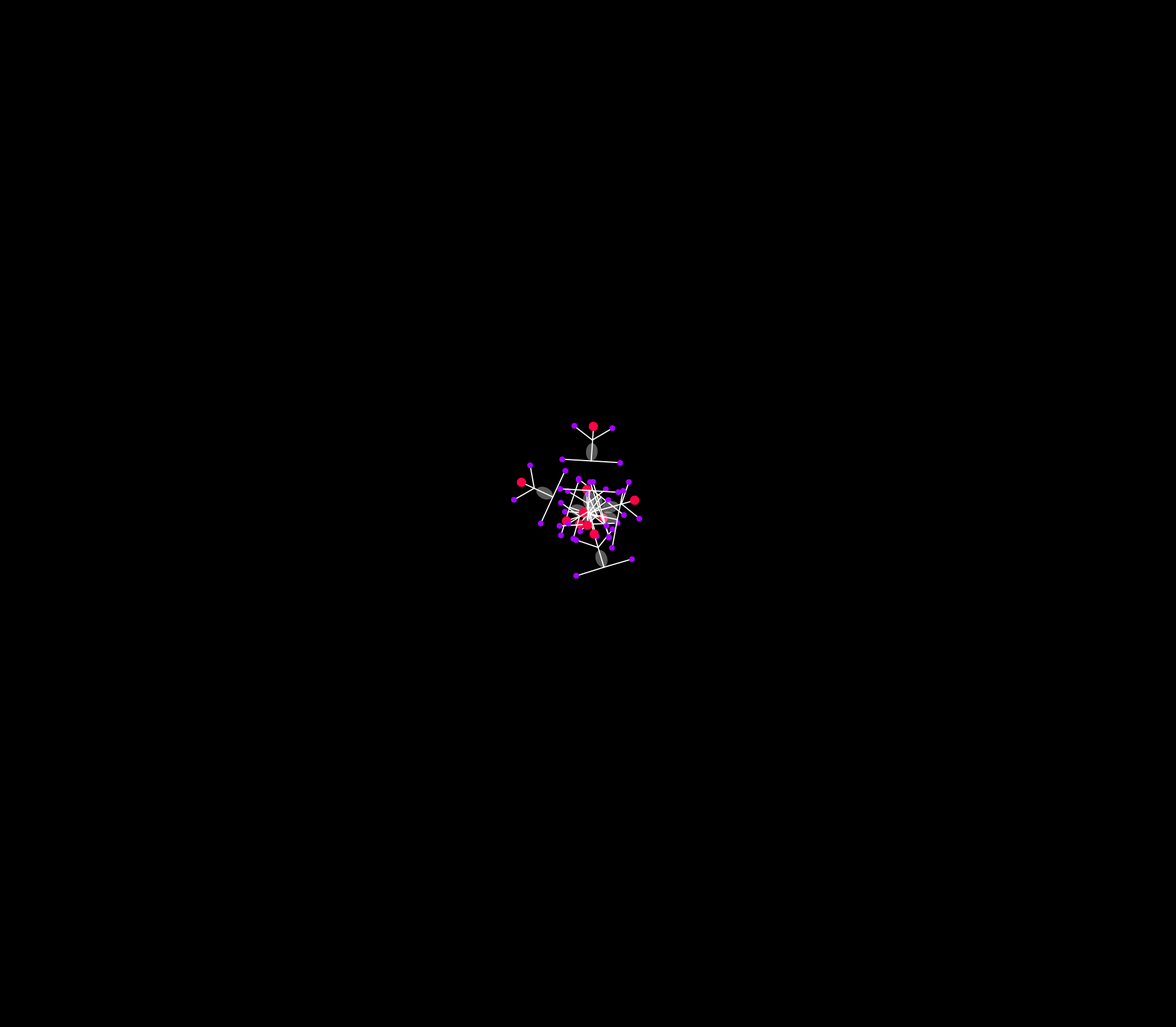
Frame 1 (no input)
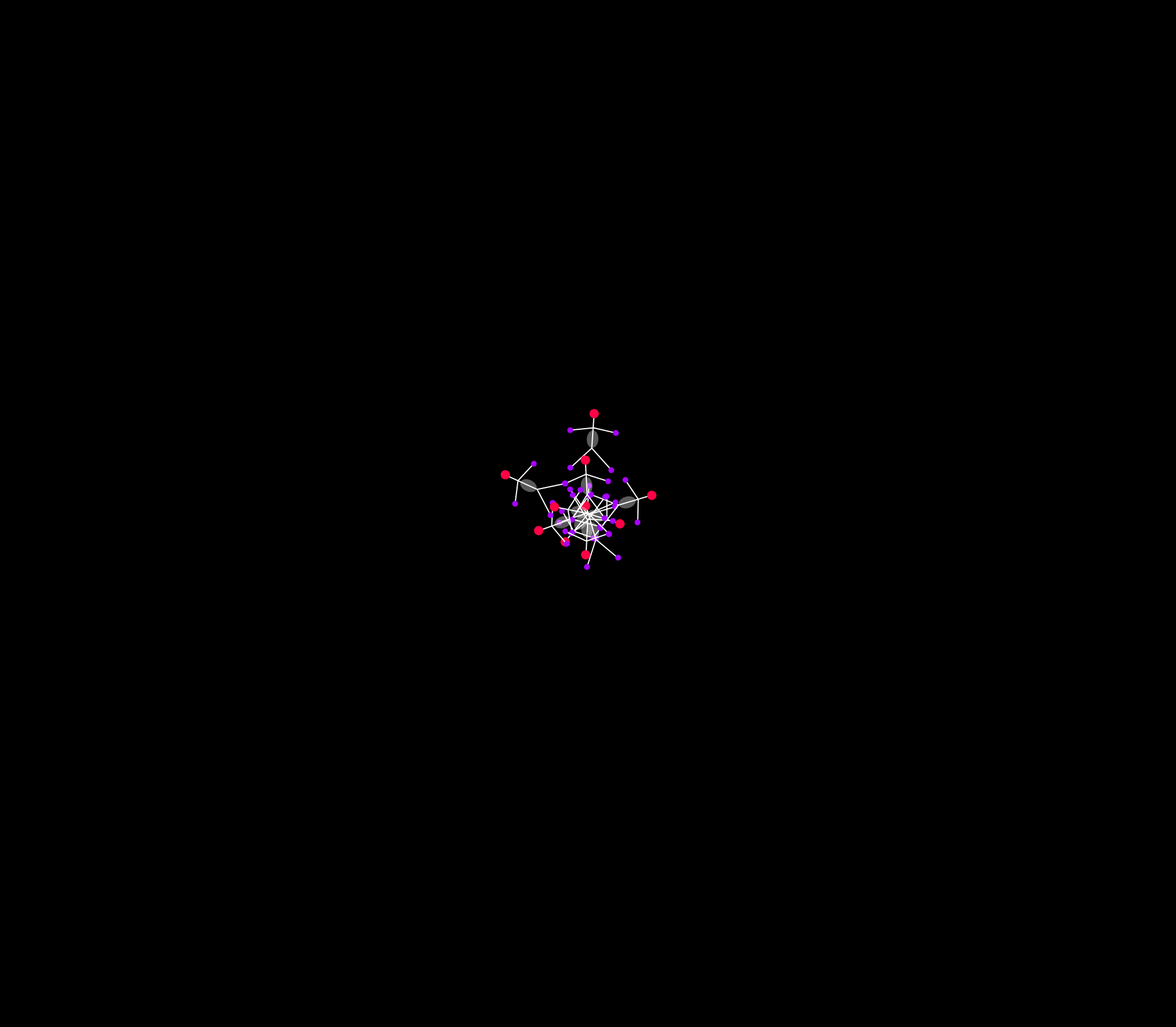
Frame 60 (the mouse pressed at the canvas centre just before this capture)
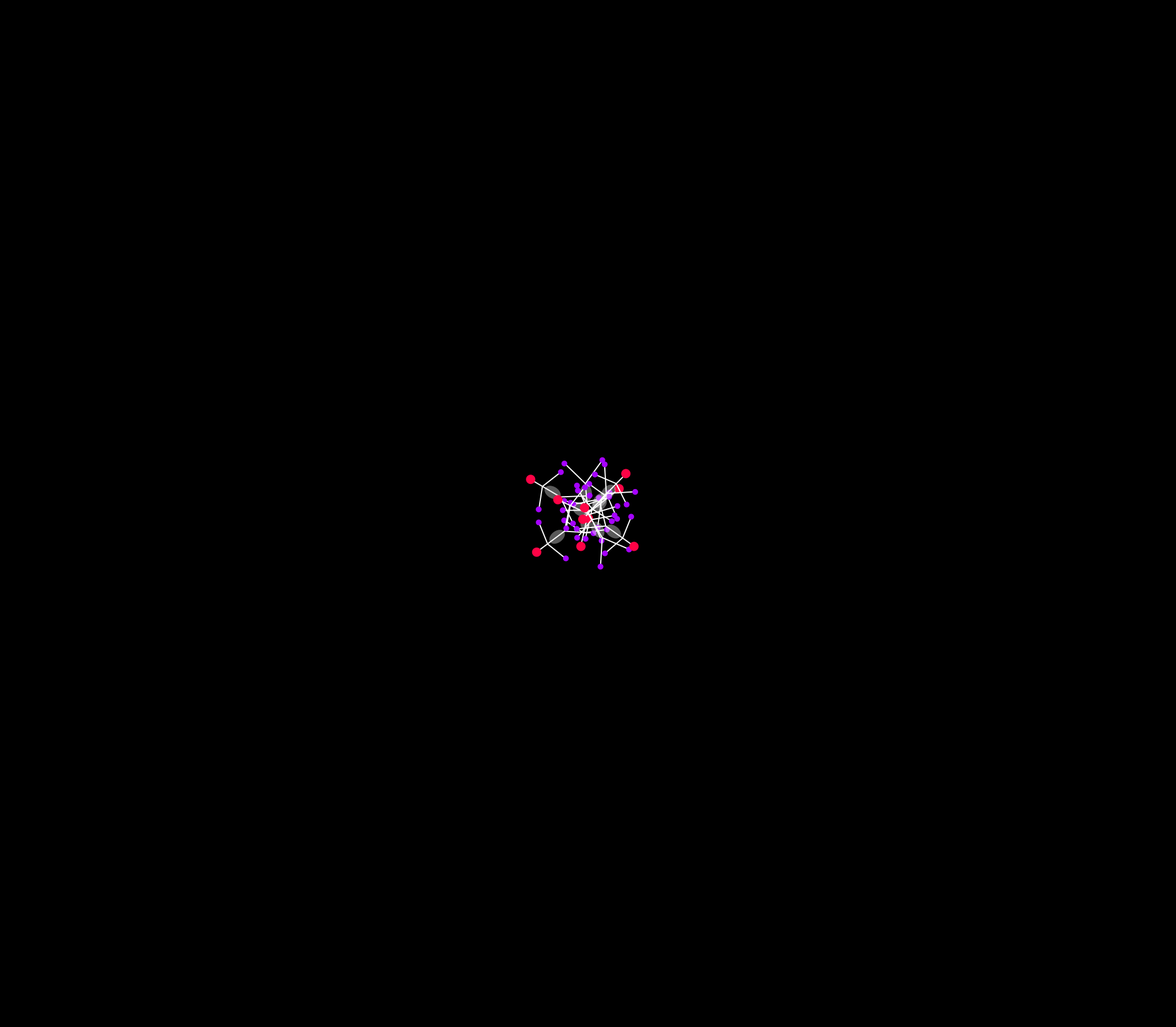
Frame 120 (the mouse held since frame 60 and released just before this capture)

The Processing sketch that drew these frames (run headless with seeded random() and noise(); from frame 60 on, the mouse is pressed at the canvas centre):

// Processing sketch: processing_158451
// ── processing_158451.pde

ArrayList<Insect> poop = new ArrayList();
void setup() {
  size(2024, 1768);
  addInsect();
}
 
void draw() {
  background(0);
  translate(width>>1, height>>1);
  scale(2);
  for (Insect I : poop) {
    I.show();
    I.move();
  }
}
 
class Insect {
  float theta=0f, x, y, l=300f, angle, dx;
  boolean forward=false;
  int xl=30, yl=25, speed;
  Insect() {
    speed=int(random(4, 10));
    angle = random(-PI, PI);
    dx=random(-50, 50);
    y=0;
  }
 
  void show() {
    pushMatrix();
    rotate(angle);
    translate(x+dx, y);
    //stroke(255, 0, 0);
    //line(0, 0, -yl*sin(radians(theta)), 0);
    //------LEFT LEG-----------
    pushMatrix();
    rotate(radians(theta));
    stroke(-1);
    line(0, 0, 0, yl);
    noStroke();
    fill(#A603FF);
    ellipse(0, yl, 5, 5);
    popMatrix();
    //-------RIGHT LEG------------
    pushMatrix();
    rotate(PI-radians(theta));
    stroke(-1);
    line(0, 0, 0, yl);
    fill(#A603FF);
    noStroke();
    ellipse(0, yl, 5, 5);
    popMatrix();
    
        pushMatrix();
       translate(18, 0);
      //------LEFT ARM-----------
   pushMatrix();
    rotate(radians(theta-35));
    stroke(-1);
    line(0, 0, 0, yl*.8f);
    noStroke();
    fill(#A603FF);
    ellipse(0, yl*.8f, 5, 5);
    popMatrix();
    //-------RIGHT ARM------------
    pushMatrix();
    rotate(PI-radians(theta-35));
    stroke(-1);
    line(0, 0, 0, yl*.8f);
    fill(#A603FF);
    noStroke();
    ellipse(0, yl*.8f, 5, 5);
    popMatrix();
    popMatrix();
    

    
    
    //-------TUMMY-----------
    stroke(-1);
    line(0, 0, xl, 0);
    noStroke();
    fill(#FF0346);
    ellipse(xl, 0, 8, 8);
    fill(-1, 90);
    ellipse(8, 0, 15, 10);
    //--------------------
    popMatrix();
  }
 
  void move() {
    l=yl*sin(radians(3));
    if (!forward) {
      x+=l;
      theta+=speed;
    } else {
      theta-=1;
            x-=l*.1f;

      if (theta<0)forward=false;
    }
    if (theta>90) {
      forward=true;
    }
  }
}
 
void mousePressed() {
  poop.clear();
  addInsect();
}
 
void addInsect() {
  for (int i=0; i<10; i++) {
    Insect I = new Insect();
    poop.add(I);
  }
}
